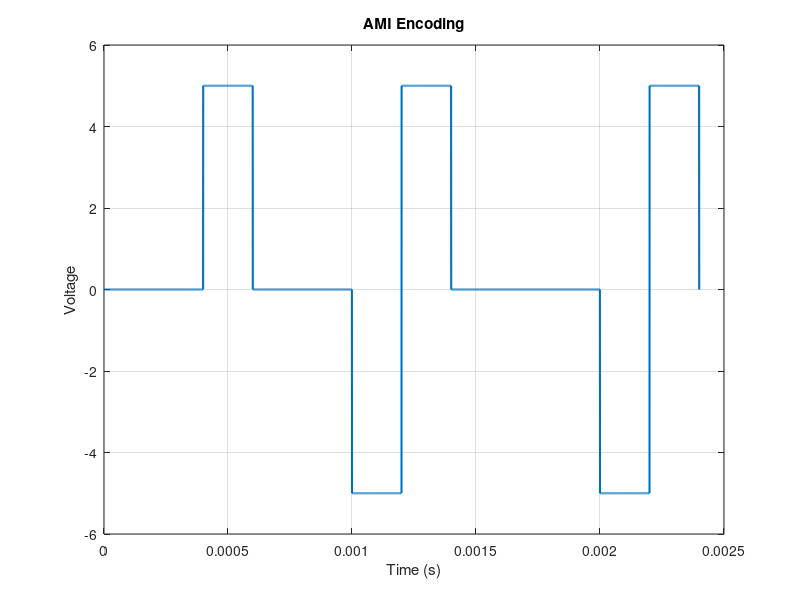

The MATLAB source for this figure:
clc;
clear all;
close all;

bit_stream = [0 0 1 0 0 1 1 0 0 0 1 1];
no_bits = length(bit_stream);

bit_rate = 5000;          % 5 kbps
pulse_duration = 1/bit_rate;
samples_per_pulse = 500;

fs = samples_per_pulse/pulse_duration;
t = 0:1/fs:no_bits*pulse_duration;
dig_sig = zeros(1,length(t));

voltage = 5;
last_polarity = voltage;

for i = 1:no_bits
    if bit_stream(i) == 1
        dig_sig((i-1)*samples_per_pulse+1:i*samples_per_pulse) = last_polarity;
        last_polarity = -last_polarity;
    else
        dig_sig((i-1)*samples_per_pulse+1:i*samples_per_pulse) = 0;
    end
end

plot(t,dig_sig,'LineWidth',1.5);
grid on;
xlabel('Time (s)');
ylabel('Voltage');
title('AMI Encoding');
ylim([-6 6]);
